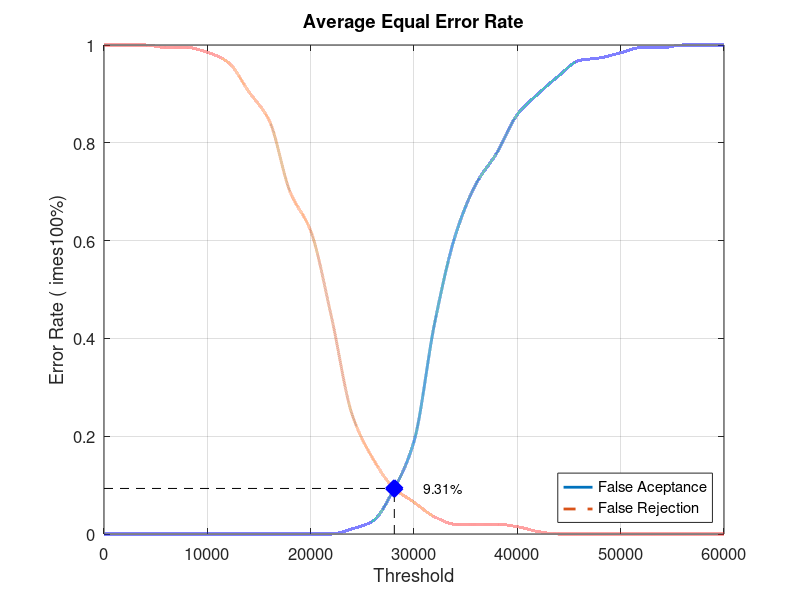
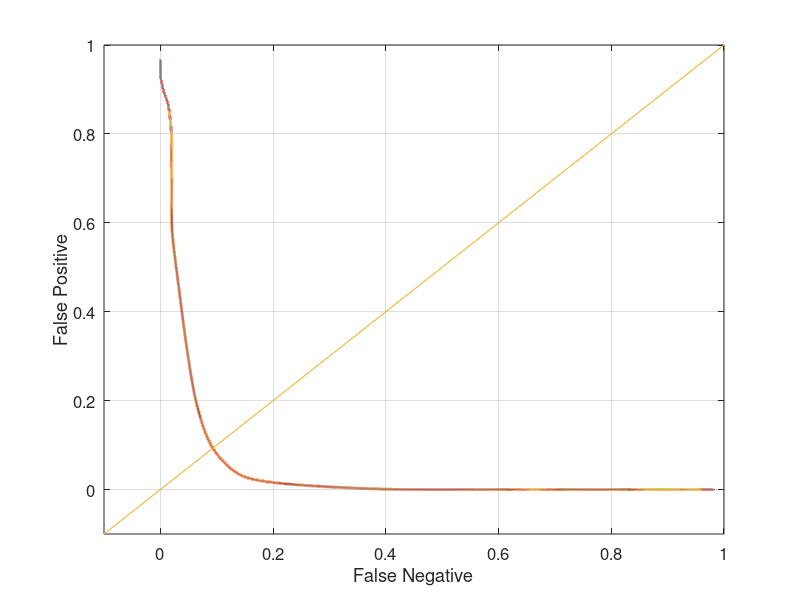

Source code (MATLAB) for these figures, in order:
close all;
clear;
clc;
x = 0:2000:60000;
xq = 0:0.5:60000;

y0 = [0 0 0 0 0 0 0 0 0 0 0 0 0.0105263 0.0263158 0.0894737 0.189474 0.431579 0.610526 0.715789 0.778947 0.857895 0.9 0.936842 0.968421 0.973684 0.984211 0.994737 0.994737 1 1 1]
yy0 = interp1(x, y0, xq, 'pchip');
y1 = [1 1 1 0.995 0.995 0.985 0.965 0.905 0.845 0.7 0.62 0.445 0.245 0.155 0.095 0.065 0.035 0.02 0.02 0.02 0.015 0.005 0 0 0 0 0 0 0 0 0]
yy1 = interp1(x, y1, xq, 'pchip');

% Calculating EER: 
y2 = abs(y0 - y1);
find(y2 == min(y2))
yy2 = abs(yy0 - yy1);
xEER = find(yy2 == min(yy2));
xEERIndex = xq(xEER) % X-axis EER
yEER = yy0(xEER) % Y-axis EER

main = figure
plot(xq, yy0,'-','LineWidth', 2);	hold on
plot(xq, yy1,'--','LineWidth', 2);	hold on
plot([xEERIndex xEERIndex], [0 yEER], 'k--');	hold on
plot([0 xEERIndex], [yEER yEER], 'k--');	hold on
plot(xEERIndex, yEER, 'bx', 'LineWidth', 10);	hold on
text(xEERIndex + 10 * xEERIndex / 100, yEER, [num2str(round((10000 * yEER)) / 100) '%'])
legend('False Aceptance', 'False Rejection', 'Location', 'SouthEast')
xlabel('Threshold')
ylabel('Error Rate (	imes100%)')
title('Average Equal Error Rate')
set(gca, 'FontSize', 12)
axis([0 60000 0 1])
grid on

print(main, 'Database5_2Main', '-dpng');
FNRxFPR = figure('Color', [1 1 1]);
plot(yy1, yy0, '-', yy1, yy0, 'LineWidth', 2);
hold on
y = -0.1:0.1:1
plot(y, y); 
set(gca, 'FontSize', 12)
xlabel('False Negative')
ylabel('False Positive')
axis([-0.1 1 -0.1 1])
set(gca, 'FontSize', 12)
grid on

print(FNRxFPR, 'Database5_2FNRxFPR','-dpng');
